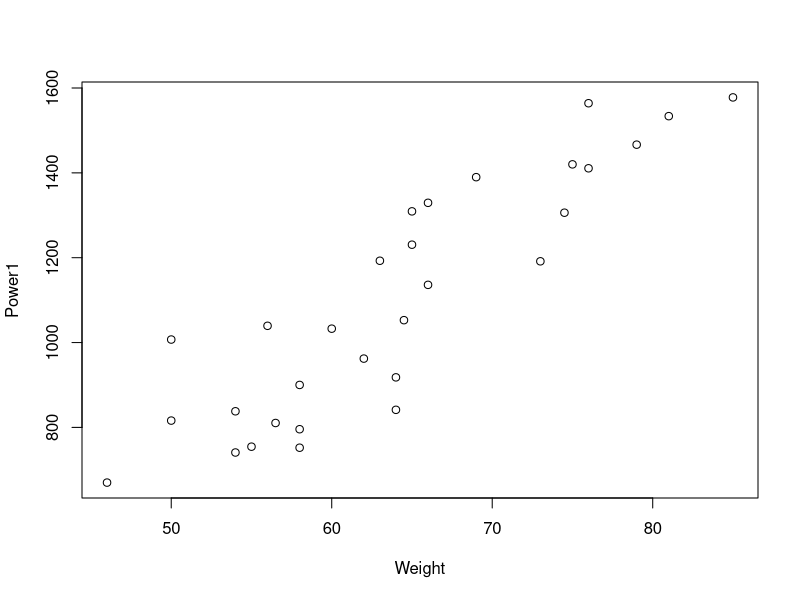
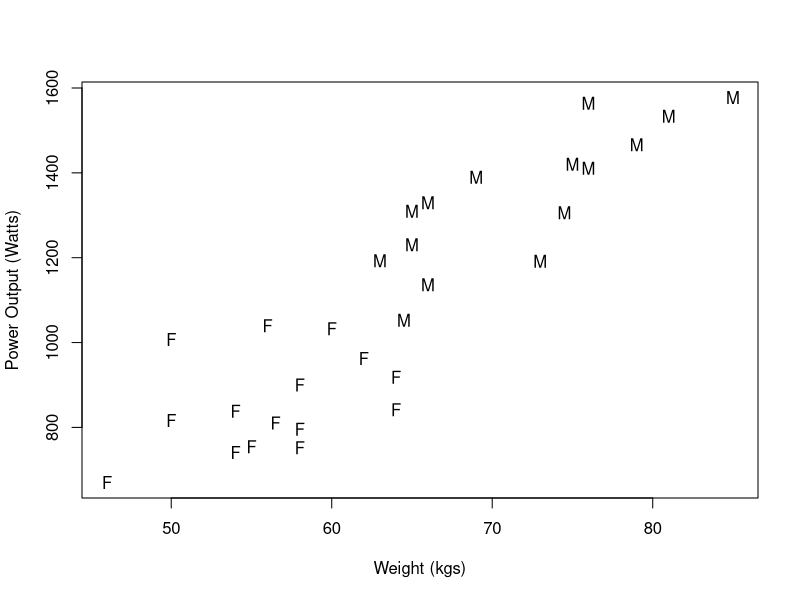
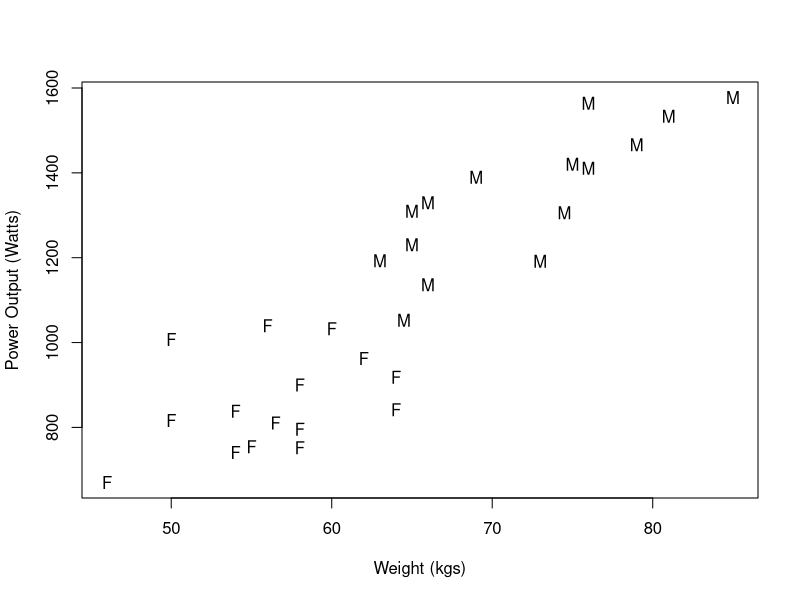

The R source for these figures, in order:
## ---- chunk 1
phys <- read.csv("phys1.csv")
## ---- chunk 2
plot(Power1 ~ Weight, data = phys)
## ---- chunk 3
Gender1 <- as.character(phys$Gender)
## ---- chunk 4
plot(Power1 ~ Weight, data = phys, xlab = "Weight (kgs)", ylab = "Power Output (Watts)", 
     pch = Gender1)
## ---- chunk 5
plot(Power1 ~ Weight, data = phys, xlab = "Weight (kgs)", 
     ylab = "Power Output (Watts)", pch = Gender1)
## ---- chunk 6
Gender2 <- as.numeric(phys$Gender)
## ---- chunk 7
physM <- subset(phys, Gender == "Male", data = phys)
physF <- subset(phys, Gender == "Female", data = phys)
## ---- chunk 8
cor.test(physM$Power1, physM$Weight)
